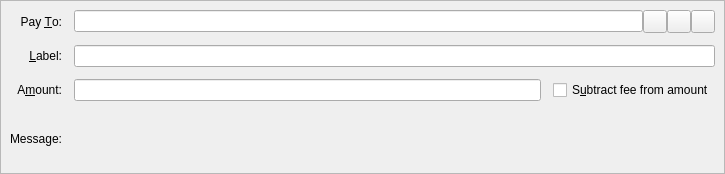
<?xml version="1.0" encoding="UTF-8"?>
<ui version="4.0">
 <class>SendCoinsEntry</class>
 <widget class="QStackedWidget" name="SendCoinsEntry">
  <property name="geometry">
   <rect>
    <x>0</x>
    <y>0</y>
    <width>725</width>
    <height>174</height>
   </rect>
  </property>
  <property name="focusPolicy">
   <enum>Qt::TabFocus</enum>
  </property>
  <property name="autoFillBackground">
   <bool>false</bool>
  </property>
  <widget class="QFrame" name="SendCoins">
   <property name="toolTip">
    <string>This is a normal payment.</string>
   </property>
   <property name="frameShape">
    <enum>QFrame::StyledPanel</enum>
   </property>
   <property name="frameShadow">
    <enum>QFrame::Sunken</enum>
   </property>
   <layout class="QGridLayout" name="gridLayout">
    <property name="spacing">
     <number>12</number>
    </property>
    <item row="1" column="1">
     <widget class="QLineEdit" name="addAsLabel">
      <property name="toolTip">
       <string>Enter a label for this address to add it to the list of used addresses</string>
      </property>
     </widget>
    </item>
    <item row="2" column="1">
     <layout class="QHBoxLayout" name="horizontalLayoutAmount" stretch="0,0">
      <item>
       <widget class="BitcoinAmountField" name="payAmount"/>
      </item>
      <item>
       <widget class="QCheckBox" name="checkboxSubtractFeeFromAmount">
        <property name="toolTip">
         <string>&lt;html&gt;&lt;head/&gt;&lt;body&gt;&lt;p&gt;The fee will be deducted from the amount being sent. The recipient will receive less coins than you enter in the amount field. If multiple recipients are selected, the fee is split equally.&lt;/p&gt;&lt;/body&gt;&lt;/html&gt;</string>
        </property>
        <property name="text">
         <string>S&amp;ubtract fee from amount</string>
        </property>
       </widget>
      </item>
     </layout>
    </item>
    <item row="3" column="1">
     <widget class="QLabel" name="messageTextLabel">
      <property name="toolTip">
       <string>A message that was attached to the anime: URI which will be stored with the transaction for your reference. Note: This message will not be sent over the Abimecoin network.</string>
      </property>
      <property name="textFormat">
       <enum>Qt::PlainText</enum>
      </property>
     </widget>
    </item>
    <item row="3" column="0">
     <widget class="QLabel" name="messageLabel">
      <property name="text">
       <string>Message:</string>
      </property>
      <property name="alignment">
       <set>Qt::AlignRight|Qt::AlignTrailing|Qt::AlignVCenter</set>
      </property>
     </widget>
    </item>
    <item row="0" column="0">
     <widget class="QLabel" name="payToLabel">
      <property name="text">
       <string>Pay &amp;To:</string>
      </property>
      <property name="alignment">
       <set>Qt::AlignRight|Qt::AlignTrailing|Qt::AlignVCenter</set>
      </property>
      <property name="buddy">
       <cstring>payTo</cstring>
      </property>
     </widget>
    </item>
    <item row="0" column="1">
     <layout class="QHBoxLayout" name="payToLayout">
      <property name="spacing">
       <number>0</number>
      </property>
      <item>
       <widget class="QValidatedLineEdit" name="payTo">
        <property name="toolTip">
         <string>The Animecoin address to send the payment to</string>
        </property>
       </widget>
      </item>
      <item>
       <widget class="QToolButton" name="addressBookButton">
        <property name="toolTip">
         <string>Choose previously used address</string>
        </property>
        <property name="text">
         <string/>
        </property>
        <property name="icon">
         <iconset resource="../bitcoin.qrc">
          <normaloff>:/icons/address-book</normaloff>:/icons/address-book</iconset>
        </property>
        <property name="shortcut">
         <string>Alt+A</string>
        </property>
       </widget>
      </item>
      <item>
       <widget class="QToolButton" name="pasteButton">
        <property name="toolTip">
         <string>Paste address from clipboard</string>
        </property>
        <property name="text">
         <string/>
        </property>
        <property name="icon">
         <iconset resource="../bitcoin.qrc">
          <normaloff>:/icons/editpaste</normaloff>:/icons/editpaste</iconset>
        </property>
        <property name="shortcut">
         <string>Alt+P</string>
        </property>
       </widget>
      </item>
      <item>
       <widget class="QToolButton" name="deleteButton">
        <property name="toolTip">
         <string>Remove this entry</string>
        </property>
        <property name="text">
         <string/>
        </property>
        <property name="icon">
         <iconset resource="../bitcoin.qrc">
          <normaloff>:/icons/remove</normaloff>:/icons/remove</iconset>
        </property>
       </widget>
      </item>
     </layout>
    </item>
    <item row="1" column="0">
     <widget class="QLabel" name="labellLabel">
      <property name="text">
       <string>&amp;Label:</string>
      </property>
      <property name="alignment">
       <set>Qt::AlignRight|Qt::AlignTrailing|Qt::AlignVCenter</set>
      </property>
      <property name="buddy">
       <cstring>addAsLabel</cstring>
      </property>
     </widget>
    </item>
    <item row="2" column="0">
     <widget class="QLabel" name="amountLabel">
      <property name="text">
       <string>A&amp;mount:</string>
      </property>
      <property name="alignment">
       <set>Qt::AlignRight|Qt::AlignTrailing|Qt::AlignVCenter</set>
      </property>
      <property name="buddy">
       <cstring>payAmount</cstring>
      </property>
     </widget>
    </item>
   </layout>
  </widget>
  <widget class="QFrame" name="SendCoins_InsecurePaymentRequest">
   <property name="palette">
    <palette>
     <active>
      <colorrole role="WindowText">
       <brush brushstyle="SolidPattern">
        <color alpha="255">
         <red>0</red>
         <green>0</green>
         <blue>0</blue>
        </color>
       </brush>
      </colorrole>
      <colorrole role="Button">
       <brush brushstyle="SolidPattern">
        <color alpha="255">
         <red>255</red>
         <green>255</green>
         <blue>127</blue>
        </color>
       </brush>
      </colorrole>
      <colorrole role="Light">
       <brush brushstyle="SolidPattern">
        <color alpha="255">
         <red>255</red>
         <green>255</green>
         <blue>255</blue>
        </color>
       </brush>
      </colorrole>
      <colorrole role="Midlight">
       <brush brushstyle="SolidPattern">
        <color alpha="255">
         <red>255</red>
         <green>255</green>
         <blue>191</blue>
        </color>
       </brush>
      </colorrole>
      <colorrole role="Dark">
       <brush brushstyle="SolidPattern">
        <color alpha="255">
         <red>127</red>
         <green>127</green>
         <blue>63</blue>
        </color>
       </brush>
      </colorrole>
      <colorrole role="Mid">
       <brush brushstyle="SolidPattern">
        <color alpha="255">
         <red>170</red>
         <green>170</green>
         <blue>84</blue>
        </color>
       </brush>
      </colorrole>
      <colorrole role="Text">
       <brush brushstyle="SolidPattern">
        <color alpha="255">
         <red>0</red>
         <green>0</green>
         <blue>0</blue>
        </color>
       </brush>
      </colorrole>
      <colorrole role="BrightText">
       <brush brushstyle="SolidPattern">
        <color alpha="255">
         <red>255</red>
         <green>255</green>
         <blue>255</blue>
        </color>
       </brush>
      </colorrole>
      <colorrole role="ButtonText">
       <brush brushstyle="SolidPattern">
        <color alpha="255">
         <red>0</red>
         <green>0</green>
         <blue>0</blue>
        </color>
       </brush>
      </colorrole>
      <colorrole role="Base">
       <brush brushstyle="SolidPattern">
        <color alpha="255">
         <red>255</red>
         <green>255</green>
         <blue>255</blue>
        </color>
       </brush>
      </colorrole>
      <colorrole role="Window">
       <brush brushstyle="SolidPattern">
        <color alpha="255">
         <red>255</red>
         <green>255</green>
         <blue>127</blue>
        </color>
       </brush>
      </colorrole>
      <colorrole role="Shadow">
       <brush brushstyle="SolidPattern">
        <color alpha="255">
         <red>0</red>
         <green>0</green>
         <blue>0</blue>
        </color>
       </brush>
      </colorrole>
      <colorrole role="AlternateBase">
       <brush brushstyle="SolidPattern">
        <color alpha="255">
         <red>255</red>
         <green>255</green>
         <blue>191</blue>
        </color>
       </brush>
      </colorrole>
      <colorrole role="ToolTipBase">
       <brush brushstyle="SolidPattern">
        <color alpha="255">
         <red>255</red>
         <green>255</green>
         <blue>220</blue>
        </color>
       </brush>
      </colorrole>
      <colorrole role="ToolTipText">
       <brush brushstyle="SolidPattern">
        <color alpha="255">
         <red>0</red>
         <green>0</green>
         <blue>0</blue>
        </color>
       </brush>
      </colorrole>
     </active>
     <inactive>
      <colorrole role="WindowText">
       <brush brushstyle="SolidPattern">
        <color alpha="255">
         <red>0</red>
         <green>0</green>
         <blue>0</blue>
        </color>
       </brush>
      </colorrole>
      <colorrole role="Button">
       <brush brushstyle="SolidPattern">
        <color alpha="255">
         <red>255</red>
         <green>255</green>
         <blue>127</blue>
        </color>
       </brush>
      </colorrole>
      <colorrole role="Light">
       <brush brushstyle="SolidPattern">
        <color alpha="255">
         <red>255</red>
         <green>255</green>
         <blue>255</blue>
        </color>
       </brush>
      </colorrole>
      <colorrole role="Midlight">
       <brush brushstyle="SolidPattern">
        <color alpha="255">
         <red>255</red>
         <green>255</green>
         <blue>191</blue>
        </color>
       </brush>
      </colorrole>
      <colorrole role="Dark">
       <brush brushstyle="SolidPattern">
        <color alpha="255">
         <red>127</red>
         <green>127</green>
         <blue>63</blue>
        </color>
       </brush>
      </colorrole>
      <colorrole role="Mid">
       <brush brushstyle="SolidPattern">
        <color alpha="255">
         <red>170</red>
         <green>170</green>
         <blue>84</blue>
        </color>
       </brush>
      </colorrole>
      <colorrole role="Text">
       <brush brushstyle="SolidPattern">
        <color alpha="255">
         <red>0</red>
         <green>0</green>
         <blue>0</blue>
        </color>
       </brush>
      </colorrole>
      <colorrole role="BrightText">
       <brush brushstyle="SolidPattern">
        <color alpha="255">
         <red>255</red>
         <green>255</green>
         <blue>255</blue>
        </color>
       </brush>
      </colorrole>
      <colorrole role="ButtonText">
       <brush brushstyle="SolidPattern">
        <color alpha="255">
         <red>0</red>
         <green>0</green>
         <blue>0</blue>
        </color>
       </brush>
      </colorrole>
      <colorrole role="Base">
       <brush brushstyle="SolidPattern">
        <color alpha="255">
         <red>255</red>
         <green>255</green>
         <blue>255</blue>
        </color>
       </brush>
      </colorrole>
      <colorrole role="Window">
       <brush brushstyle="SolidPattern">
        <color alpha="255">
         <red>255</red>
         <green>255</green>
         <blue>127</blue>
        </color>
       </brush>
      </colorrole>
      <colorrole role="Shadow">
       <brush brushstyle="SolidPattern">
        <color alpha="255">
         <red>0</red>
         <green>0</green>
         <blue>0</blue>
        </color>
       </brush>
      </colorrole>
      <colorrole role="AlternateBase">
       <brush brushstyle="SolidPattern">
        <color alpha="255">
         <red>255</red>
         <green>255</green>
         <blue>191</blue>
        </color>
       </brush>
      </colorrole>
      <colorrole role="ToolTipBase">
       <brush brushstyle="SolidPattern">
        <color alpha="255">
         <red>255</red>
         <green>255</green>
         <blue>220</blue>
        </color>
       </brush>
      </colorrole>
      <colorrole role="ToolTipText">
       <brush brushstyle="SolidPattern">
        <color alpha="255">
         <red>0</red>
         <green>0</green>
         <blue>0</blue>
        </color>
       </brush>
      </colorrole>
     </inactive>
     <disabled>
      <colorrole role="WindowText">
       <brush brushstyle="SolidPattern">
        <color alpha="255">
         <red>127</red>
         <green>127</green>
         <blue>63</blue>
        </color>
       </brush>
      </colorrole>
      <colorrole role="Button">
       <brush brushstyle="SolidPattern">
        <color alpha="255">
         <red>255</red>
         <green>255</green>
         <blue>127</blue>
        </color>
       </brush>
      </colorrole>
      <colorrole role="Light">
       <brush brushstyle="SolidPattern">
        <color alpha="255">
         <red>255</red>
         <green>255</green>
         <blue>255</blue>
        </color>
       </brush>
      </colorrole>
      <colorrole role="Midlight">
       <brush brushstyle="SolidPattern">
        <color alpha="255">
         <red>255</red>
         <green>255</green>
         <blue>191</blue>
        </color>
       </brush>
      </colorrole>
      <colorrole role="Dark">
       <brush brushstyle="SolidPattern">
        <color alpha="255">
         <red>127</red>
         <green>127</green>
         <blue>63</blue>
        </color>
       </brush>
      </colorrole>
      <colorrole role="Mid">
       <brush brushstyle="SolidPattern">
        <color alpha="255">
         <red>170</red>
         <green>170</green>
         <blue>84</blue>
        </color>
       </brush>
      </colorrole>
      <colorrole role="Text">
       <brush brushstyle="SolidPattern">
        <color alpha="255">
         <red>127</red>
         <green>127</green>
         <blue>63</blue>
        </color>
       </brush>
      </colorrole>
      <colorrole role="BrightText">
       <brush brushstyle="SolidPattern">
        <color alpha="255">
         <red>255</red>
         <green>255</green>
         <blue>255</blue>
        </color>
       </brush>
      </colorrole>
      <colorrole role="ButtonText">
       <brush brushstyle="SolidPattern">
        <color alpha="255">
         <red>127</red>
         <green>127</green>
         <blue>63</blue>
        </color>
       </brush>
      </colorrole>
      <colorrole role="Base">
       <brush brushstyle="SolidPattern">
        <color alpha="255">
         <red>255</red>
         <green>255</green>
         <blue>127</blue>
        </color>
       </brush>
      </colorrole>
      <colorrole role="Window">
       <brush brushstyle="SolidPattern">
        <color alpha="255">
         <red>255</red>
         <green>255</green>
         <blue>127</blue>
        </color>
       </brush>
      </colorrole>
      <colorrole role="Shadow">
       <brush brushstyle="SolidPattern">
        <color alpha="255">
         <red>0</red>
         <green>0</green>
         <blue>0</blue>
        </color>
       </brush>
      </colorrole>
      <colorrole role="AlternateBase">
       <brush brushstyle="SolidPattern">
        <color alpha="255">
         <red>255</red>
         <green>255</green>
         <blue>127</blue>
        </color>
       </brush>
      </colorrole>
      <colorrole role="ToolTipBase">
       <brush brushstyle="SolidPattern">
        <color alpha="255">
         <red>255</red>
         <green>255</green>
         <blue>220</blue>
        </color>
       </brush>
      </colorrole>
      <colorrole role="ToolTipText">
       <brush brushstyle="SolidPattern">
        <color alpha="255">
         <red>0</red>
         <green>0</green>
         <blue>0</blue>
        </color>
       </brush>
      </colorrole>
     </disabled>
    </palette>
   </property>
   <property name="toolTip">
    <string>This is an unverified payment request.</string>
   </property>
   <property name="autoFillBackground">
    <bool>true</bool>
   </property>
   <property name="frameShape">
    <enum>QFrame::StyledPanel</enum>
   </property>
   <property name="frameShadow">
    <enum>QFrame::Sunken</enum>
   </property>
   <layout class="QGridLayout" name="gridLayout_is">
    <property name="spacing">
     <number>12</number>
    </property>
    <item row="0" column="0">
     <widget class="QLabel" name="payToLabel_is">
      <property name="text">
       <string>Pay To:</string>
      </property>
      <property name="alignment">
       <set>Qt::AlignRight|Qt::AlignTrailing|Qt::AlignVCenter</set>
      </property>
     </widget>
    </item>
    <item row="0" column="1">
     <layout class="QHBoxLayout" name="payToLayout_is">
      <property name="spacing">
       <number>0</number>
      </property>
      <item>
       <widget class="QLabel" name="payTo_is"/>
      </item>
      <item>
       <widget class="QToolButton" name="deleteButton_is">
        <property name="toolTip">
         <string>Remove this entry</string>
        </property>
        <property name="text">
         <string/>
        </property>
        <property name="icon">
         <iconset resource="../bitcoin.qrc">
          <normaloff>:/icons/remove</normaloff>:/icons/remove</iconset>
        </property>
       </widget>
      </item>
     </layout>
    </item>
    <item row="1" column="0">
     <widget class="QLabel" name="memoLabel_is">
      <property name="text">
       <string>Memo:</string>
      </property>
      <property name="alignment">
       <set>Qt::AlignRight|Qt::AlignTrailing|Qt::AlignVCenter</set>
      </property>
     </widget>
    </item>
    <item row="1" column="1">
     <widget class="QLabel" name="memoTextLabel_is">
      <property name="textFormat">
       <enum>Qt::PlainText</enum>
      </property>
     </widget>
    </item>
    <item row="2" column="0">
     <widget class="QLabel" name="amountLabel_is">
      <property name="text">
       <string>A&amp;mount:</string>
      </property>
      <property name="alignment">
       <set>Qt::AlignRight|Qt::AlignTrailing|Qt::AlignVCenter</set>
      </property>
      <property name="buddy">
       <cstring>payAmount_is</cstring>
      </property>
     </widget>
    </item>
    <item row="2" column="1">
     <widget class="BitcoinAmountField" name="payAmount_is">
      <property name="acceptDrops">
       <bool>false</bool>
      </property>
     </widget>
    </item>
   </layout>
  </widget>
  <widget class="QFrame" name="SendCoins_SecurePaymentRequest">
   <property name="palette">
    <palette>
     <active>
      <colorrole role="WindowText">
       <brush brushstyle="SolidPattern">
        <color alpha="255">
         <red>0</red>
         <green>0</green>
         <blue>0</blue>
        </color>
       </brush>
      </colorrole>
      <colorrole role="Button">
       <brush brushstyle="SolidPattern">
        <color alpha="255">
         <red>140</red>
         <green>232</green>
         <blue>119</blue>
        </color>
       </brush>
      </colorrole>
      <colorrole role="Light">
       <brush brushstyle="SolidPattern">
        <color alpha="255">
         <red>230</red>
         <green>255</green>
         <blue>224</blue>
        </color>
       </brush>
      </colorrole>
      <colorrole role="Midlight">
       <brush brushstyle="SolidPattern">
        <color alpha="255">
         <red>185</red>
         <green>243</green>
         <blue>171</blue>
        </color>
       </brush>
      </colorrole>
      <colorrole role="Dark">
       <brush brushstyle="SolidPattern">
        <color alpha="255">
         <red>70</red>
         <green>116</green>
         <blue>59</blue>
        </color>
       </brush>
      </colorrole>
      <colorrole role="Mid">
       <brush brushstyle="SolidPattern">
        <color alpha="255">
         <red>93</red>
         <green>155</green>
         <blue>79</blue>
        </color>
       </brush>
      </colorrole>
      <colorrole role="Text">
       <brush brushstyle="SolidPattern">
        <color alpha="255">
         <red>0</red>
         <green>0</green>
         <blue>0</blue>
        </color>
       </brush>
      </colorrole>
      <colorrole role="BrightText">
       <brush brushstyle="SolidPattern">
        <color alpha="255">
         <red>155</red>
         <green>255</green>
         <blue>147</blue>
        </color>
       </brush>
      </colorrole>
      <colorrole role="ButtonText">
       <brush brushstyle="SolidPattern">
        <color alpha="255">
         <red>0</red>
         <green>0</green>
         <blue>0</blue>
        </color>
       </brush>
      </colorrole>
      <colorrole role="Base">
       <brush brushstyle="SolidPattern">
        <color alpha="255">
         <red>119</red>
         <green>255</green>
         <blue>233</blue>
        </color>
       </brush>
      </colorrole>
      <colorrole role="Window">
       <brush brushstyle="SolidPattern">
        <color alpha="255">
         <red>140</red>
         <green>232</green>
         <blue>119</blue>
        </color>
       </brush>
      </colorrole>
      <colorrole role="Shadow">
       <brush brushstyle="SolidPattern">
        <color alpha="255">
         <red>0</red>
         <green>0</green>
         <blue>0</blue>
        </color>
       </brush>
      </colorrole>
      <colorrole role="AlternateBase">
       <brush brushstyle="SolidPattern">
        <color alpha="255">
         <red>197</red>
         <green>243</green>
         <blue>187</blue>
        </color>
       </brush>
      </colorrole>
      <colorrole role="NoRole">
       <brush brushstyle="SolidPattern">
        <color alpha="255">
         <red>125</red>
         <green>194</green>
         <blue>122</blue>
        </color>
       </brush>
      </colorrole>
      <colorrole role="ToolTipBase">
       <brush brushstyle="SolidPattern">
        <color alpha="255">
         <red>255</red>
         <green>255</green>
         <blue>220</blue>
        </color>
       </brush>
      </colorrole>
      <colorrole role="ToolTipText">
       <brush brushstyle="SolidPattern">
        <color alpha="255">
         <red>0</red>
         <green>0</green>
         <blue>0</blue>
        </color>
       </brush>
      </colorrole>
     </active>
     <inactive>
      <colorrole role="WindowText">
       <brush brushstyle="SolidPattern">
        <color alpha="255">
         <red>0</red>
         <green>0</green>
         <blue>0</blue>
        </color>
       </brush>
      </colorrole>
      <colorrole role="Button">
       <brush brushstyle="SolidPattern">
        <color alpha="255">
         <red>140</red>
         <green>232</green>
         <blue>119</blue>
        </color>
       </brush>
      </colorrole>
      <colorrole role="Light">
       <brush brushstyle="SolidPattern">
        <color alpha="255">
         <red>230</red>
         <green>255</green>
         <blue>224</blue>
        </color>
       </brush>
      </colorrole>
      <colorrole role="Midlight">
       <brush brushstyle="SolidPattern">
        <color alpha="255">
         <red>185</red>
         <green>243</green>
         <blue>171</blue>
        </color>
       </brush>
      </colorrole>
      <colorrole role="Dark">
       <brush brushstyle="SolidPattern">
        <color alpha="255">
         <red>70</red>
         <green>116</green>
         <blue>59</blue>
        </color>
       </brush>
      </colorrole>
      <colorrole role="Mid">
       <brush brushstyle="SolidPattern">
        <color alpha="255">
         <red>93</red>
         <green>155</green>
         <blue>79</blue>
        </color>
       </brush>
      </colorrole>
      <colorrole role="Text">
       <brush brushstyle="SolidPattern">
        <color alpha="255">
         <red>0</red>
         <green>0</green>
         <blue>0</blue>
        </color>
       </brush>
      </colorrole>
      <colorrole role="BrightText">
       <brush brushstyle="SolidPattern">
        <color alpha="255">
         <red>155</red>
         <green>255</green>
         <blue>147</blue>
        </color>
       </brush>
      </colorrole>
      <colorrole role="ButtonText">
       <brush brushstyle="SolidPattern">
        <color alpha="255">
         <red>0</red>
         <green>0</green>
         <blue>0</blue>
        </color>
       </brush>
      </colorrole>
      <colorrole role="Base">
       <brush brushstyle="SolidPattern">
        <color alpha="255">
         <red>119</red>
         <green>255</green>
         <blue>233</blue>
        </color>
       </brush>
      </colorrole>
      <colorrole role="Window">
       <brush brushstyle="SolidPattern">
        <color alpha="255">
         <red>140</red>
         <green>232</green>
         <blue>119</blue>
        </color>
       </brush>
      </colorrole>
      <colorrole role="Shadow">
       <brush brushstyle="SolidPattern">
        <color alpha="255">
         <red>0</red>
         <green>0</green>
         <blue>0</blue>
        </color>
       </brush>
      </colorrole>
      <colorrole role="AlternateBase">
       <brush brushstyle="SolidPattern">
        <color alpha="255">
         <red>197</red>
         <green>243</green>
         <blue>187</blue>
        </color>
       </brush>
      </colorrole>
      <colorrole role="NoRole">
       <brush brushstyle="SolidPattern">
        <color alpha="255">
         <red>125</red>
         <green>194</green>
         <blue>122</blue>
        </color>
       </brush>
      </colorrole>
      <colorrole role="ToolTipBase">
       <brush brushstyle="SolidPattern">
        <color alpha="255">
         <red>255</red>
         <green>255</green>
         <blue>220</blue>
        </color>
       </brush>
      </colorrole>
      <colorrole role="ToolTipText">
       <brush brushstyle="SolidPattern">
        <color alpha="255">
         <red>0</red>
         <green>0</green>
         <blue>0</blue>
        </color>
       </brush>
      </colorrole>
     </inactive>
     <disabled>
      <colorrole role="WindowText">
       <brush brushstyle="SolidPattern">
        <color alpha="255">
         <red>70</red>
         <green>116</green>
         <blue>59</blue>
        </color>
       </brush>
      </colorrole>
      <colorrole role="Button">
       <brush brushstyle="SolidPattern">
        <color alpha="255">
         <red>140</red>
         <green>232</green>
         <blue>119</blue>
        </color>
       </brush>
      </colorrole>
      <colorrole role="Light">
       <brush brushstyle="SolidPattern">
        <color alpha="255">
         <red>230</red>
         <green>255</green>
         <blue>224</blue>
        </color>
       </brush>
      </colorrole>
      <colorrole role="Midlight">
       <brush brushstyle="SolidPattern">
        <color alpha="255">
         <red>185</red>
         <green>243</green>
         <blue>171</blue>
        </color>
       </brush>
      </colorrole>
      <colorrole role="Dark">
       <brush brushstyle="SolidPattern">
        <color alpha="255">
         <red>70</red>
         <green>116</green>
         <blue>59</blue>
        </color>
       </brush>
      </colorrole>
      <colorrole role="Mid">
       <brush brushstyle="SolidPattern">
        <color alpha="255">
         <red>93</red>
         <green>155</green>
         <blue>79</blue>
        </color>
       </brush>
      </colorrole>
      <colorrole role="Text">
       <brush brushstyle="SolidPattern">
        <color alpha="255">
         <red>70</red>
         <green>116</green>
         <blue>59</blue>
        </color>
       </brush>
      </colorrole>
      <colorrole role="BrightText">
       <brush brushstyle="SolidPattern">
        <color alpha="255">
         <red>155</red>
         <green>255</green>
         <blue>147</blue>
        </color>
       </brush>
      </colorrole>
      <colorrole role="ButtonText">
       <brush brushstyle="SolidPattern">
        <color alpha="255">
         <red>70</red>
         <green>116</green>
         <blue>59</blue>
        </color>
       </brush>
      </colorrole>
      <colorrole role="Base">
       <brush brushstyle="SolidPattern">
        <color alpha="255">
         <red>140</red>
         <green>232</green>
         <blue>119</blue>
        </color>
       </brush>
      </colorrole>
      <colorrole role="Window">
       <brush brushstyle="SolidPattern">
        <color alpha="255">
         <red>140</red>
         <green>232</green>
         <blue>119</blue>
        </color>
       </brush>
      </colorrole>
      <colorrole role="Shadow">
       <brush brushstyle="SolidPattern">
        <color alpha="255">
         <red>0</red>
         <green>0</green>
         <blue>0</blue>
        </color>
       </brush>
      </colorrole>
      <colorrole role="AlternateBase">
       <brush brushstyle="SolidPattern">
        <color alpha="255">
         <red>140</red>
         <green>232</green>
         <blue>119</blue>
        </color>
       </brush>
      </colorrole>
      <colorrole role="NoRole">
       <brush brushstyle="SolidPattern">
        <color alpha="255">
         <red>125</red>
         <green>194</green>
         <blue>122</blue>
        </color>
       </brush>
      </colorrole>
      <colorrole role="ToolTipBase">
       <brush brushstyle="SolidPattern">
        <color alpha="255">
         <red>255</red>
         <green>255</green>
         <blue>220</blue>
        </color>
       </brush>
      </colorrole>
      <colorrole role="ToolTipText">
       <brush brushstyle="SolidPattern">
        <color alpha="255">
         <red>0</red>
         <green>0</green>
         <blue>0</blue>
        </color>
       </brush>
      </colorrole>
     </disabled>
    </palette>
   </property>
   <property name="toolTip">
    <string>This is a verified payment request.</string>
   </property>
   <property name="autoFillBackground">
    <bool>true</bool>
   </property>
   <property name="frameShape">
    <enum>QFrame::StyledPanel</enum>
   </property>
   <property name="frameShadow">
    <enum>QFrame::Sunken</enum>
   </property>
   <layout class="QGridLayout" name="gridLayout_s">
    <property name="spacing">
     <number>12</number>
    </property>
    <item row="0" column="0">
     <widget class="QLabel" name="payToLabel_s">
      <property name="text">
       <string>Pay To:</string>
      </property>
      <property name="alignment">
       <set>Qt::AlignRight|Qt::AlignTrailing|Qt::AlignVCenter</set>
      </property>
     </widget>
    </item>
    <item row="0" column="1">
     <layout class="QHBoxLayout" name="payToLayout_s">
      <property name="spacing">
       <number>0</number>
      </property>
      <item>
       <widget class="QLabel" name="payTo_s">
        <property name="textFormat">
         <enum>Qt::PlainText</enum>
        </property>
       </widget>
      </item>
      <item>
       <widget class="QToolButton" name="deleteButton_s">
        <property name="toolTip">
         <string>Remove this entry</string>
        </property>
        <property name="text">
         <string/>
        </property>
        <property name="icon">
         <iconset resource="../bitcoin.qrc">
          <normaloff>:/icons/remove</normaloff>:/icons/remove</iconset>
        </property>
       </widget>
      </item>
     </layout>
    </item>
    <item row="1" column="0">
     <widget class="QLabel" name="memoLabel_s">
      <property name="text">
       <string>Memo:</string>
      </property>
      <property name="alignment">
       <set>Qt::AlignRight|Qt::AlignTrailing|Qt::AlignVCenter</set>
      </property>
     </widget>
    </item>
    <item row="1" column="1">
     <widget class="QLabel" name="memoTextLabel_s">
      <property name="textFormat">
       <enum>Qt::PlainText</enum>
      </property>
     </widget>
    </item>
    <item row="2" column="0">
     <widget class="QLabel" name="amountLabel_s">
      <property name="text">
       <string>A&amp;mount:</string>
      </property>
      <property name="alignment">
       <set>Qt::AlignRight|Qt::AlignTrailing|Qt::AlignVCenter</set>
      </property>
      <property name="buddy">
       <cstring>payAmount_s</cstring>
      </property>
     </widget>
    </item>
    <item row="2" column="1">
     <widget class="BitcoinAmountField" name="payAmount_s">
      <property name="acceptDrops">
       <bool>false</bool>
      </property>
     </widget>
    </item>
   </layout>
  </widget>
 </widget>
 <customwidgets>
  <customwidget>
   <class>QValidatedLineEdit</class>
   <extends>QLineEdit</extends>
   <header>qvalidatedlineedit.h</header>
  </customwidget>
  <customwidget>
   <class>BitcoinAmountField</class>
   <extends>QLineEdit</extends>
   <header>bitcoinamountfield.h</header>
   <container>1</container>
  </customwidget>
 </customwidgets>
 <tabstops>
  <tabstop>payTo</tabstop>
  <tabstop>addressBookButton</tabstop>
  <tabstop>pasteButton</tabstop>
  <tabstop>deleteButton</tabstop>
  <tabstop>addAsLabel</tabstop>
  <tabstop>payAmount</tabstop>
  <tabstop>payAmount_is</tabstop>
  <tabstop>deleteButton_is</tabstop>
  <tabstop>payAmount_s</tabstop>
  <tabstop>deleteButton_s</tabstop>
 </tabstops>
 <resources>
  <include location="../bitcoin.qrc"/>
 </resources>
 <connections/>
</ui>
